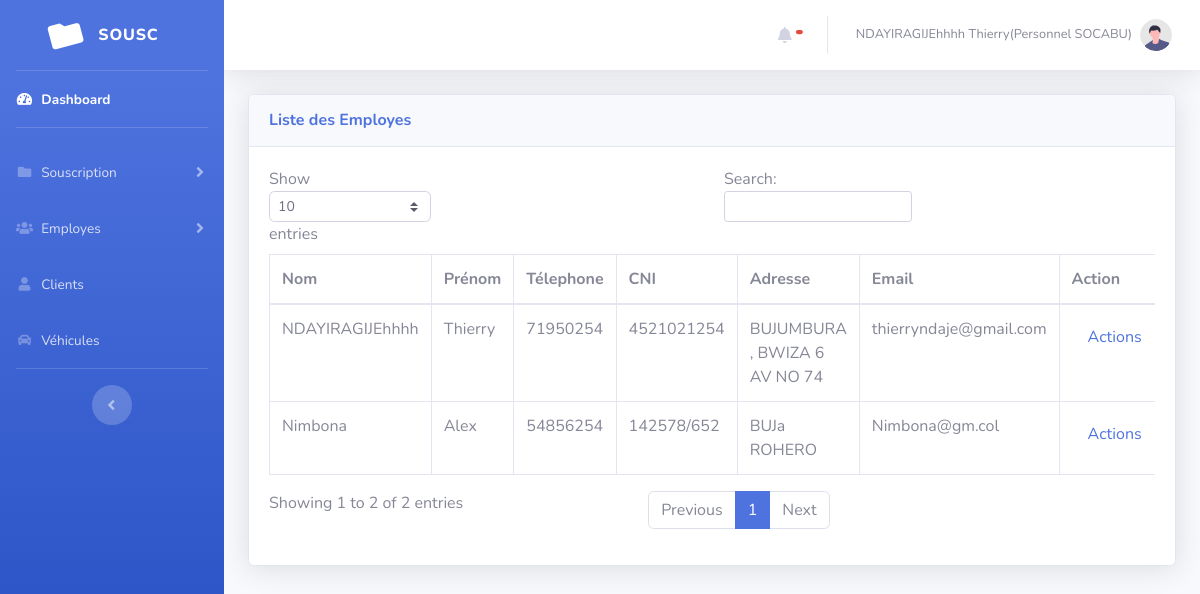
The page /index.php?pages=listeEmp (signed in) on the database its author committed.
### tables this page shows
CREATE TABLE `tbl_employe` (
  `id_employe` int(11) NOT NULL,
  `nom_emp` varchar(40) NOT NULL,
  `prenom_emp` varchar(40) NOT NULL,
  `telephone_emp` varchar(40) NOT NULL,
  `adresse_emp` varchar(40) NOT NULL,
  `cni` varchar(40) NOT NULL,
  `email_emp` varchar(255) NOT NULL,
  `date_naissance` date NOT NULL,
  `sexe` varchar(20) NOT NULL
);

### pages/listeEmp.php (the view, shortened to what this page needs)
<?php
include("db/db.php");
$sql=$db->query("SELECT * From tbl_employe");
?>
 <div class="card shadow mb-4">
                        <div class="card-header py-3">
                            <h6 class="m-0 font-weight-bold text-primary">Liste des Employes</h6>
                        </div>
                        <div class="card-body">
                            <div class="table-responsive">
                                <table class="table table-bordered" id="dataTable" width="100%" cellspacing="0">
                                    <thead>
                                        <tr>
                                            <th>Nom</th>
                                            <th>Prénom</th>
                                            <th>Télephone</th>
                                            <th>CNI</th>
                                            <th>Adresse</th>
                                            <th>Email</th>
                                            <th>Action</th>
                                        </tr>
                                    </thead>
                                    <tbody>
                                        <?php while($row=$sql->fetch()){?>
                                                    <tr>
                                                    <td><?=$row['nom_emp']?></td>
                                                    <td><?=$row['prenom_emp']?></td>
                                                    <td><?=$row['telephone_emp']?></td>
                                                    <td><?=$row['cni']?></td>
                                                    <td><?=$row['adresse_emp']?></td>
                                                    <td><?=$row['email_emp']?></td>
                                                    <td>
        <a  class="nav-link" data-toggle="dropdown"  href="#">Actions</a>
                                                    </td>
                                                    </tr>
                                                    <?php }?>
                                    </tbody>
                                </table>
                            </div>
                        </div>
                    </div>

### rows shown on the page
tbl_employe: nom_emp "NDAYIRAGIJEhhhh", prenom_emp "Thierry", telephone_emp "71950254", cni "4521021254", adresse_emp "BUJUMBURA , BWIZA 6 AV NO 74", email_emp "thierryndaje@gmail.com"
tbl_employe: nom_emp "Nimbona", prenom_emp "Alex", telephone_emp "54856254", cni "142578/652", adresse_emp "BUJa ROHERO", email_emp "Nimbona@gm.col"

### other values the page prints
$_SESSION['user']['nom_emp'] "NDAYIRAGIJEhhhh"
$_SESSION['user']['prenom_emp'] "Thierry"
